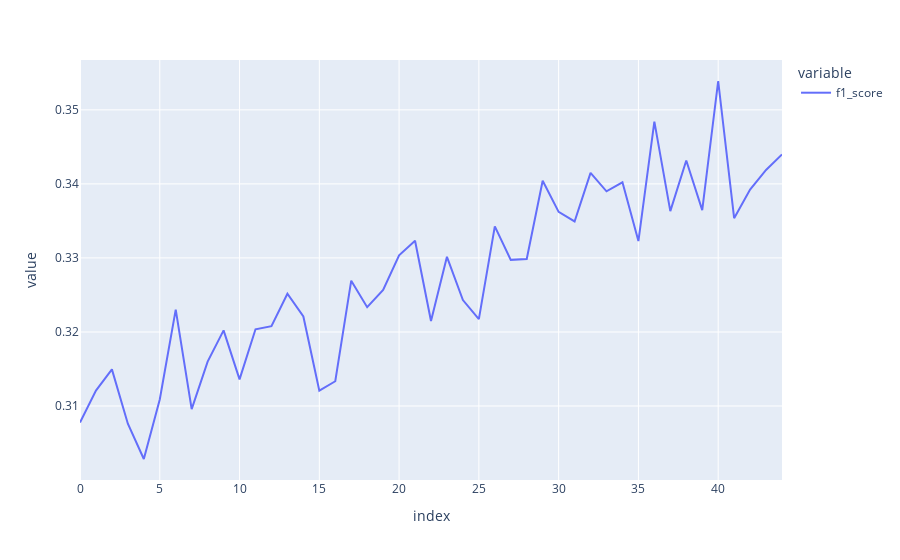

Write notebook code for a chart like this one.
### Code cell
import plotly.express as px

# Babysit the model - use you favourite plot
px.line(
    pd.DataFrame(
        {  #'val_loss':history.history['val_loss'],
            #'loss':history.history['loss'],
            #'val_f1_score':history.history['val_f1_score'],
            "f1_score": history.history["f1_score"],
            #'val_accuracy':history.history['val_accuracy'],
            #'accuracy':history.history['accuracy']
        }
    )
)

### Figure 1 — Plotly figure (JSON) as saved in the notebook; plotly's stock layout.template omitted (floating-point values rounded to 4 significant figures)
{"data": [{"hovertemplate": "variable=f1_score<br>index=%{x}<br>value=%{y}<extra></extra>", "legendgroup": "f1_score", "line": {"color": "#636efa", "dash": "solid"}, "marker": {"symbol": "circle"}, "mode": "lines", "name": "f1_score", "orientation": "v", "showlegend": true, "type": "scatter", "x": [0, 1, 2, 3, 4, 5, 6, 7, 8, 9, 10, 11, 12, 13, 14, 15, 16, 17, 18, 19, 20, 21, 22, 23, 24, 25, 26, 27, 28, 29, 30, 31, 32, 33, 34, 35, 36, 37, 38, 39, 40, 41, 42, 43, 44], "xaxis": "x", "y": [0.3078, 0.3121, 0.3149, 0.3076, 0.3028, 0.3109, 0.323, 0.3096, 0.316, 0.3202, 0.3136, 0.3204, 0.3208, 0.3252, 0.3221, 0.3121, 0.3133, 0.3269, 0.3233, 0.3257, 0.3304, 0.3323, 0.3215, 0.3302, 0.3243, 0.3217, 0.3343, 0.3297, 0.3298, 0.3404, 0.3362, 0.3349, 0.3415, 0.339, 0.3402, 0.3323, 0.3484, 0.3363, 0.3432, 0.3365, 0.3539, 0.3354, 0.3392, 0.3419, 0.344], "yaxis": "y"}], "layout": {"legend": {"title": {"text": "variable"}, "tracegroupgap": 0}, "margin": {"t": 60}, "xaxis": {"anchor": "y", "domain": [0, 1], "title": {"text": "index"}}, "yaxis": {"anchor": "x", "domain": [0, 1], "title": {"text": "value"}}}}
